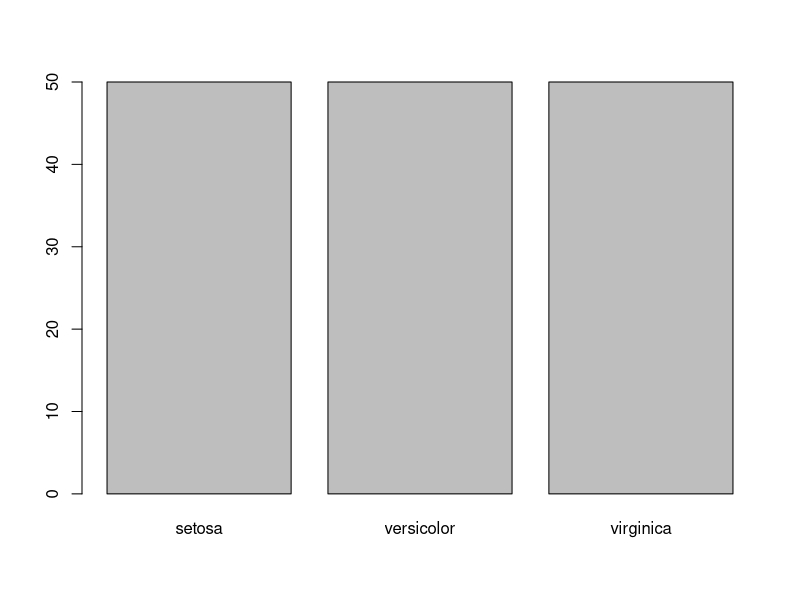
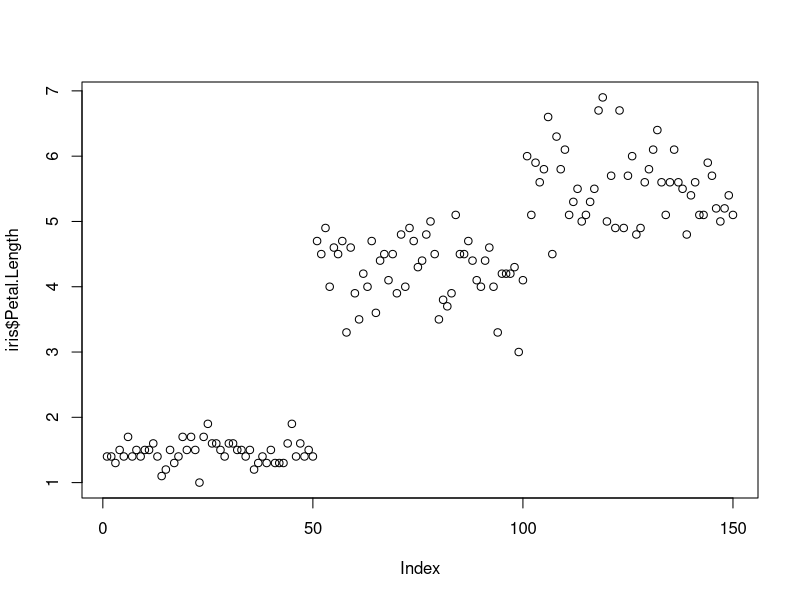
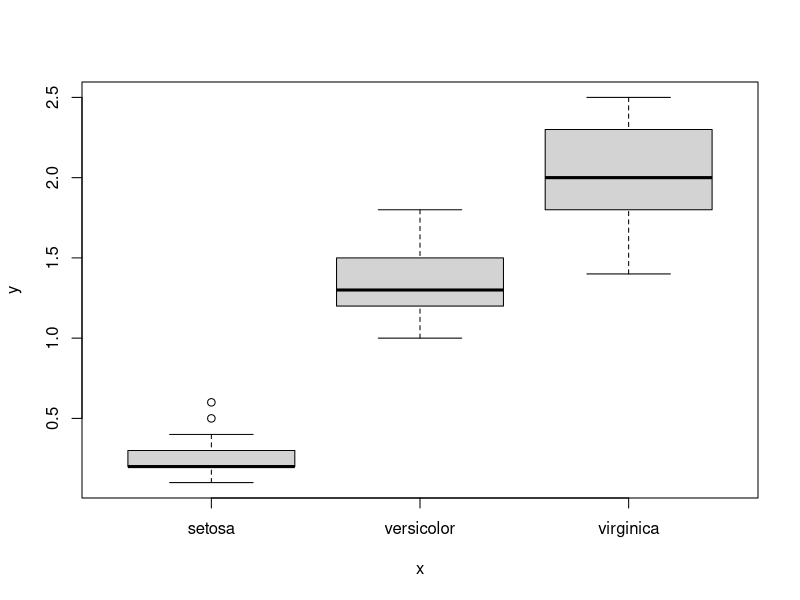
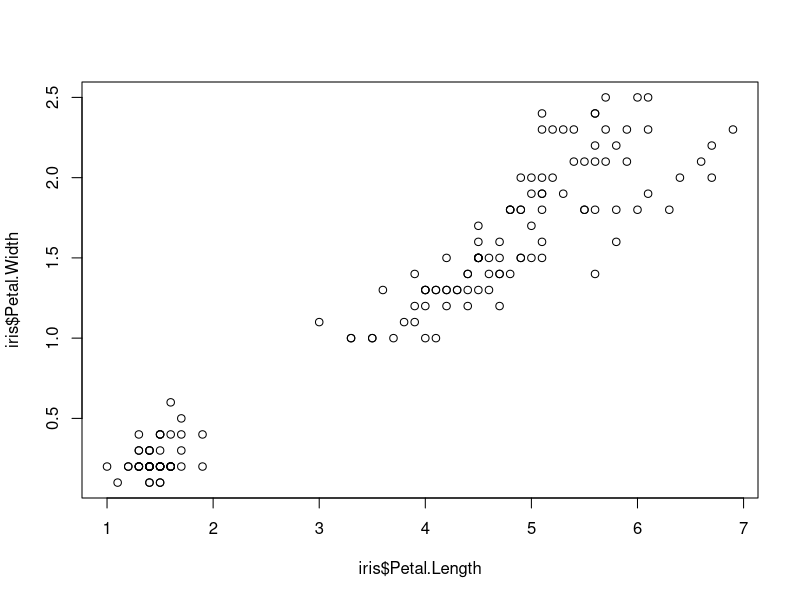
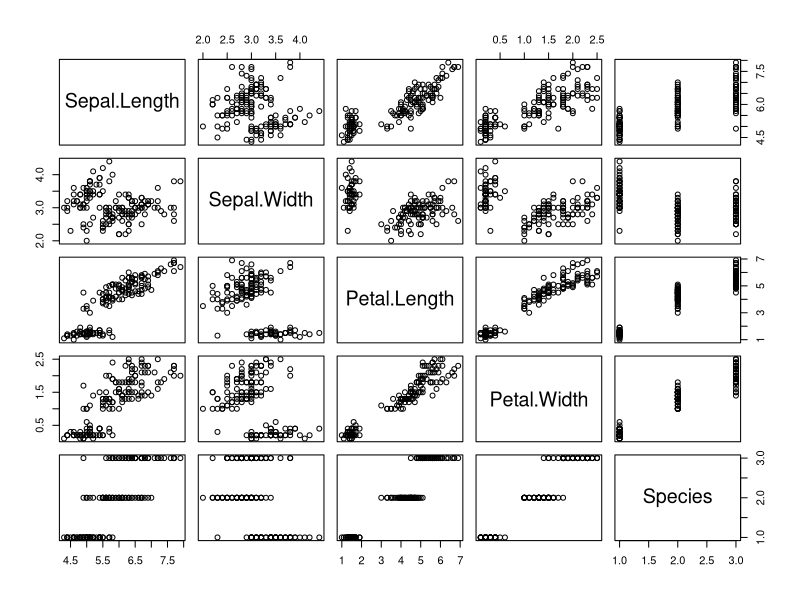
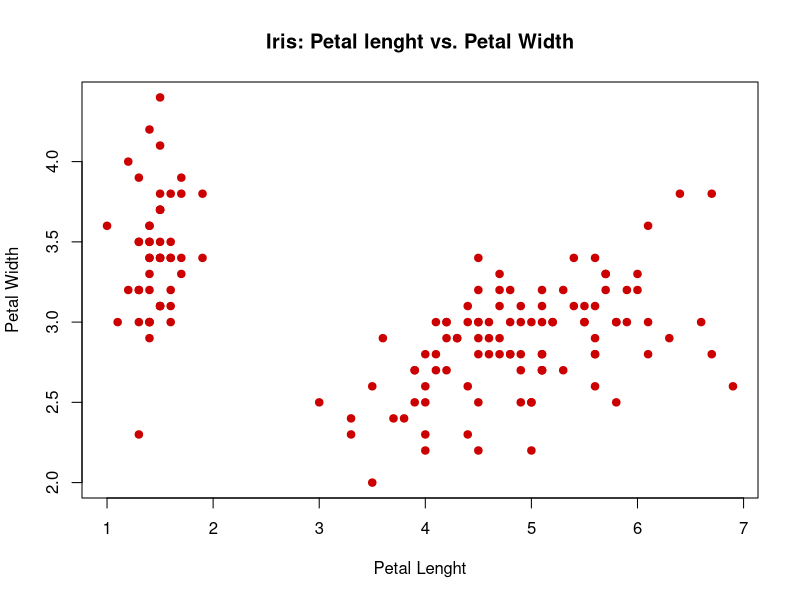
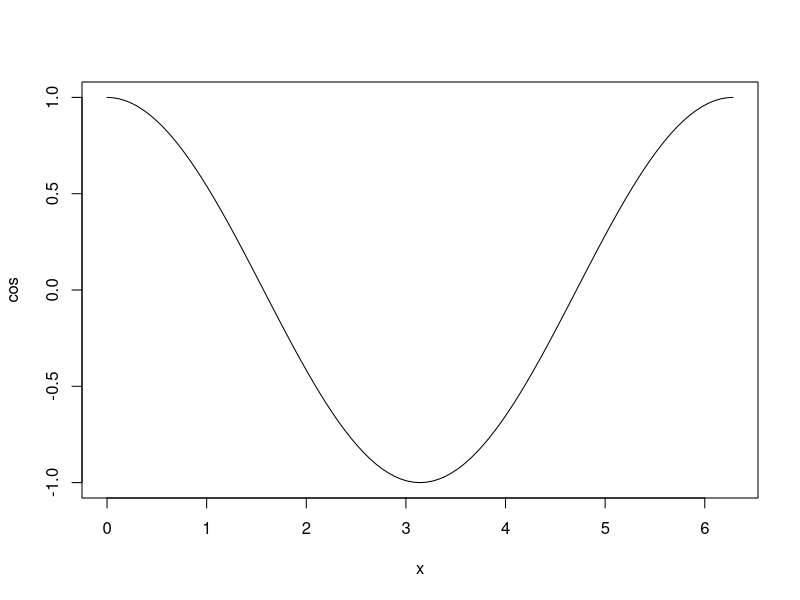
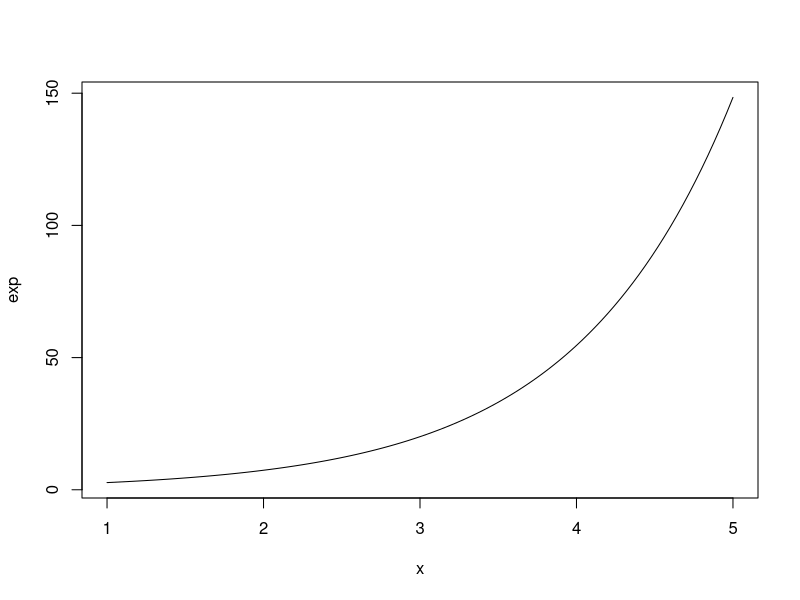

Write R code to recreate these figures, in order.
library(datasets)
head(iris)

## Using the plot function 
?plot

plot(iris$Species) #plot for categorical value

plot(iris$Petal.Length) #plot for quantitative variable

plot(iris$Species, iris$Petal.Width) #plot for a categorical value and a quantitative value

plot(iris$Petal.Length, iris$Petal.Width) #plot for a quantitative pair 

plot(iris) #plot for entire data frame


#Plot with options
plot(iris$Petal.Length,iris$Sepal.Width,
     col="#cc0000", #color 
     pch = 19, #use solid circles for points
     main ="Iris: Petal lenght vs. Petal Width",
     xlab ="Petal Lenght",
     ylab = "Petal Width"
)
 

#Plot formulas

plot(cos,0,2*pi)
plot(exp,1,5)
plot(dnorm, -3, +3)

#Plot Formulas with options 
plot(dnorm, -3, +3,
     col="#cc0000",
     lwd=5, #line width 
     main ="Standard Normal Distribution",
     xlab = "z-scores",
     ylab = "density")


### Bar Chart 
?mtcars
head(mtcars)

cylinders <- table(mtcars$cyl)
barplot(cylinders)  #barplot
plot(cylinders) #Default X-Y plot (line chart)

### Histogram
#Best for quantitative variables (scaled/measured/interval/ratio level)

#using the iris data frame 

hist(iris$Sepal.Length)
hist(iris$Sepal.Width)
hist(iris$Petal.Length)
hist(iris$Petal.Width)

#Histogram by groups

#Put graphs in 3 rows and 1 column
par(mfrow=c(3,1))

#Histograms for each species using options 
hist(iris$Petal.Width[iris$Species == "setosa"],
     xlim = c(0,3),
     breaks = 9,
     main = "Petal width For Sestosa",
     xlab = "",
     col = "red")
 
hist(iris$Petal.Width[iris$Species == "versicolor"],
     xlim = c(0,3),
     breaks = 9,
     main = "Petal width For Versicolor",
     xlab = "",
     col = "purple")

hist(iris$Petal.Width[iris$Species == "virginica"],
     xlim = c(0,3),
     breaks = 9,
     main = "Petal width For Virginica",
     xlab = "",
     col = "blue")

#Restore graphical parameter
par(mfrow = c(1,1))



###Scatter Plots
##Used to visualize the association between two quantitative variables 

#Check for univariate distributions 
hist(mtcars$wt)
hist(mtcars$mpg)

#Basic X-Y plot for two quantitative variables 
plot(mtcars$wt, mtcars$mpg)

#More descriptive graph 
plot(mtcars$wt,mtcars$mpg,
     pch =19, #Solid circle
     cex = 1.5, #make 150% size
     col = "#cc0000",
     main = "MPG as a function of weight of Cars",
     xlab = "Weight(in 1000 pounds)",
     ylab = "MPG")
  

### Overlaying Plots 
#used to get more information 
?lynx
head(lynx)

#Default graph
hist(lynx)
 
#More detailed graph 
hist(lynx,
     breaks = 14,
     freq = F, #Axis shows density not Frequency
     col = "thistle1",
     main = paste("Histogram of annual Canadian Lynx","Trappings, 1821-19344"),
     xlab = "Number of lynx Trapped ")

#Add a normal distribution 
curve(dnorm(x,mean = mean(lynx), sd = sd(lynx)),
      col="thistle4",
      lwd=2, #line width 
      add=T ) #superimpose on previous graph

#Adding two Kernel density estimators
lines(density(lynx),col="blue", lwd =2)
lines(density(lynx, adjust =3), col="purple", lwd=2)

#Adding a rug plot
rug(lynx, lwd=2, col='grey')
